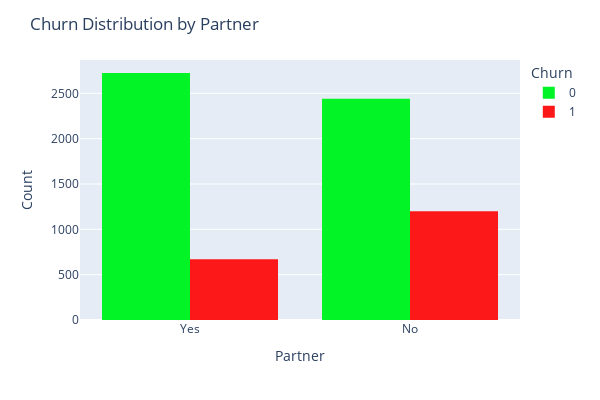

Notebook cell for this chart:
### Code cell
# Churn % by Partner
partner_churn = df.groupby(['Partner', 'Churn']).size().unstack(fill_value=0)
partner_churn_pct = partner_churn.div(partner_churn.sum(axis=1), axis=0) * 100
print("\nChurn % by Partner:")
print(partner_churn_pct)

# Plot
fig = px.histogram(df,x="Partner",color="Churn",width=600,
    height=400,barmode='group',color_discrete_sequence=["#02F426", "#FC1818"])
fig.update_layout(
    title="Churn Distribution by Partner",
    xaxis_title="Partner",
    yaxis_title="Count")
fig.show()

### Figure 1 — Plotly figure (JSON) as saved in the notebook; plotly's stock layout.template omitted (floating-point values rounded to 4 significant figures; data arrays with more than 128 entries replaced by an {"elided": "..."} marker saying what was removed)
{"data": [{"alignmentgroup": "True", "bingroup": "x", "hovertemplate": "Churn=0<br>Partner=%{x}<br>count=%{y}<extra></extra>", "legendgroup": "0", "marker": {"color": "#02F426", "pattern": {"shape": ""}}, "name": "0", "offsetgroup": "0", "orientation": "v", "showlegend": true, "type": "histogram", "x": {"elided": "5163 str values"}, "xaxis": "x", "yaxis": "y"}, {"alignmentgroup": "True", "bingroup": "x", "hovertemplate": "Churn=1<br>Partner=%{x}<br>count=%{y}<extra></extra>", "legendgroup": "1", "marker": {"color": "#FC1818", "pattern": {"shape": ""}}, "name": "1", "offsetgroup": "1", "orientation": "v", "showlegend": true, "type": "histogram", "x": {"elided": "1869 str values"}, "xaxis": "x", "yaxis": "y"}], "layout": {"barmode": "group", "height": 400, "legend": {"title": {"text": "Churn"}, "tracegroupgap": 0}, "margin": {"t": 60}, "title": {"text": "Churn Distribution by Partner"}, "width": 600, "xaxis": {"anchor": "y", "domain": [0, 1], "title": {"text": "Partner"}}, "yaxis": {"anchor": "x", "domain": [0, 1], "title": {"text": "Count"}}}}
